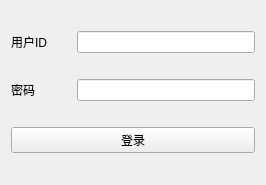
<?xml version="1.0" encoding="UTF-8"?>
<ui version="4.0">
 <class>Form</class>
 <widget class="QWidget" name="Form">
  <property name="geometry">
   <rect>
    <x>0</x>
    <y>0</y>
    <width>266</width>
    <height>185</height>
   </rect>
  </property>
  <property name="sizePolicy">
   <sizepolicy hsizetype="Preferred" vsizetype="Preferred">
    <horstretch>0</horstretch>
    <verstretch>0</verstretch>
   </sizepolicy>
  </property>
  <property name="windowTitle">
   <string>用户登录</string>
  </property>
  <layout class="QVBoxLayout" name="verticalLayout">
   <item>
    <layout class="QHBoxLayout" name="horizontalLayout_2" stretch="1,3">
     <item>
      <widget class="QLabel" name="label_2">
       <property name="text">
        <string>用户ID</string>
       </property>
      </widget>
     </item>
     <item>
      <widget class="QLineEdit" name="loginid"/>
     </item>
    </layout>
   </item>
   <item>
    <layout class="QHBoxLayout" name="horizontalLayout" stretch="1,3">
     <item>
      <widget class="QLabel" name="label">
       <property name="text">
        <string>密码</string>
       </property>
      </widget>
     </item>
     <item>
      <widget class="QLineEdit" name="loginpassword"/>
     </item>
    </layout>
   </item>
   <item>
    <layout class="QHBoxLayout" name="horizontalLayout_3">
     <item>
      <widget class="QPushButton" name="signin">
       <property name="text">
        <string>登录</string>
       </property>
      </widget>
     </item>
    </layout>
   </item>
  </layout>
 </widget>
 <resources/>
 <connections/>
</ui>
